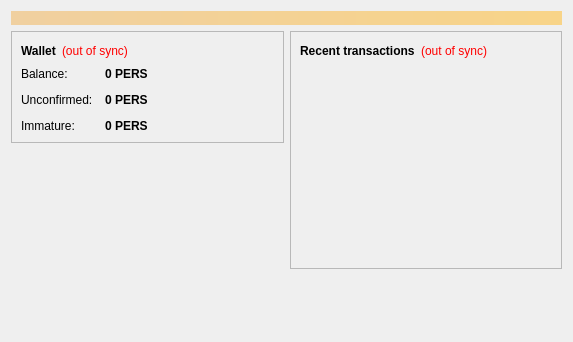
<?xml version="1.0" encoding="UTF-8"?>
<ui version="4.0">
 <class>OverviewPage</class>
 <widget class="QWidget" name="OverviewPage">
  <property name="geometry">
   <rect>
    <x>0</x>
    <y>0</y>
    <width>573</width>
    <height>342</height>
   </rect>
  </property>
  <property name="windowTitle">
   <string>Form</string>
  </property>
  <layout class="QVBoxLayout" name="topLayout">
   <item>
    <widget class="QLabel" name="labelAlerts">
     <property name="visible">
      <bool>false</bool>
     </property>
     <property name="styleSheet">
      <string notr="true">background-color: qlineargradient(x1: 0, y1: 0, x2: 1, y2: 0, stop:0 #F0D0A0, stop:1 #F8D488); color:#000000;</string>
     </property>
     <property name="wordWrap">
      <bool>true</bool>
     </property>
     <property name="margin">
      <number>3</number>
     </property>
    </widget>
   </item>
   <item>
    <layout class="QHBoxLayout" name="horizontalLayout" stretch="1,1">
     <item>
      <layout class="QVBoxLayout" name="verticalLayout_2">
       <item>
        <widget class="QFrame" name="frame">
         <property name="frameShape">
          <enum>QFrame::StyledPanel</enum>
         </property>
         <property name="frameShadow">
          <enum>QFrame::Raised</enum>
         </property>
         <layout class="QVBoxLayout" name="verticalLayout_4">
          <item>
           <layout class="QHBoxLayout" name="horizontalLayout_4">
            <item>
             <widget class="QLabel" name="label_5">
              <property name="font">
               <font>
                <weight>75</weight>
                <bold>true</bold>
               </font>
              </property>
              <property name="text">
               <string>Wallet</string>
              </property>
             </widget>
            </item>
            <item>
             <widget class="QLabel" name="labelWalletStatus">
              <property name="toolTip">
               <string>The displayed information may be out of date. Your wallet automatically synchronizes with the Peersend network after a connection is established, but this process has not completed yet.</string>
              </property>
              <property name="styleSheet">
               <string notr="true">QLabel { color: red; }</string>
              </property>
              <property name="text">
               <string notr="true">(out of sync)</string>
              </property>
              <property name="alignment">
               <set>Qt::AlignLeading|Qt::AlignLeft|Qt::AlignVCenter</set>
              </property>
             </widget>
            </item>
            <item>
             <spacer name="horizontalSpacer_2">
              <property name="orientation">
               <enum>Qt::Horizontal</enum>
              </property>
              <property name="sizeHint" stdset="0">
               <size>
                <width>40</width>
                <height>20</height>
               </size>
              </property>
             </spacer>
            </item>
           </layout>
          </item>
          <item>
           <layout class="QFormLayout" name="formLayout_2">
            <property name="fieldGrowthPolicy">
             <enum>QFormLayout::AllNonFixedFieldsGrow</enum>
            </property>
            <property name="horizontalSpacing">
             <number>12</number>
            </property>
            <property name="verticalSpacing">
             <number>12</number>
            </property>
            <item row="0" column="0">
             <widget class="QLabel" name="label">
              <property name="text">
               <string>Balance:</string>
              </property>
             </widget>
            </item>
            <item row="0" column="1">
             <widget class="QLabel" name="labelBalance">
              <property name="font">
               <font>
                <weight>75</weight>
                <bold>true</bold>
               </font>
              </property>
              <property name="cursor">
               <cursorShape>IBeamCursor</cursorShape>
              </property>
              <property name="toolTip">
               <string>Your current balance</string>
              </property>
              <property name="text">
               <string notr="true">0 PERS</string>
              </property>
              <property name="textInteractionFlags">
               <set>Qt::LinksAccessibleByMouse|Qt::TextSelectableByKeyboard|Qt::TextSelectableByMouse</set>
              </property>
             </widget>
            </item>
            <item row="1" column="0">
             <widget class="QLabel" name="label_3">
              <property name="text">
               <string>Unconfirmed:</string>
              </property>
             </widget>
            </item>
            <item row="1" column="1">
             <widget class="QLabel" name="labelUnconfirmed">
              <property name="font">
               <font>
                <weight>75</weight>
                <bold>true</bold>
               </font>
              </property>
              <property name="cursor">
               <cursorShape>IBeamCursor</cursorShape>
              </property>
              <property name="toolTip">
               <string>Total of transactions that have yet to be confirmed, and do not yet count toward the current balance</string>
              </property>
              <property name="text">
               <string notr="true">0 PERS</string>
              </property>
              <property name="textInteractionFlags">
               <set>Qt::LinksAccessibleByMouse|Qt::TextSelectableByKeyboard|Qt::TextSelectableByMouse</set>
              </property>
             </widget>
            </item>
            <item row="2" column="0">
             <widget class="QLabel" name="labelImmatureText">
              <property name="text">
               <string>Immature:</string>
              </property>
             </widget>
            </item>
            <item row="2" column="1">
             <widget class="QLabel" name="labelImmature">
              <property name="font">
               <font>
                <weight>75</weight>
                <bold>true</bold>
               </font>
              </property>
              <property name="toolTip">
               <string>Mined balance that has not yet matured</string>
              </property>
              <property name="text">
               <string notr="true">0 PERS</string>
              </property>
              <property name="textInteractionFlags">
               <set>Qt::LinksAccessibleByMouse|Qt::TextSelectableByKeyboard|Qt::TextSelectableByMouse</set>
              </property>
             </widget>
            </item>
           </layout>
          </item>
         </layout>
        </widget>
       </item>
       <item>
        <spacer name="verticalSpacer">
         <property name="orientation">
          <enum>Qt::Vertical</enum>
         </property>
         <property name="sizeHint" stdset="0">
          <size>
           <width>20</width>
           <height>40</height>
          </size>
         </property>
        </spacer>
       </item>
      </layout>
     </item>
     <item>
      <layout class="QVBoxLayout" name="verticalLayout_3">
       <item>
        <widget class="QFrame" name="frame_2">
         <property name="frameShape">
          <enum>QFrame::StyledPanel</enum>
         </property>
         <property name="frameShadow">
          <enum>QFrame::Raised</enum>
         </property>
         <layout class="QVBoxLayout" name="verticalLayout">
          <item>
           <layout class="QHBoxLayout" name="horizontalLayout_2">
            <item>
             <widget class="QLabel" name="label_4">
              <property name="text">
               <string>&lt;b&gt;Recent transactions&lt;/b&gt;</string>
              </property>
             </widget>
            </item>
            <item>
             <widget class="QLabel" name="labelTransactionsStatus">
              <property name="toolTip">
               <string>The displayed information may be out of date. Your wallet automatically synchronizes with the Peersend network after a connection is established, but this process has not completed yet.</string>
              </property>
              <property name="styleSheet">
               <string notr="true">QLabel { color: red; }</string>
              </property>
              <property name="text">
               <string notr="true">(out of sync)</string>
              </property>
              <property name="alignment">
               <set>Qt::AlignRight|Qt::AlignTrailing|Qt::AlignVCenter</set>
              </property>
             </widget>
            </item>
            <item>
             <spacer name="horizontalSpacer">
              <property name="orientation">
               <enum>Qt::Horizontal</enum>
              </property>
              <property name="sizeHint" stdset="0">
               <size>
                <width>40</width>
                <height>20</height>
               </size>
              </property>
             </spacer>
            </item>
           </layout>
          </item>
          <item>
           <widget class="QListView" name="listTransactions">
            <property name="styleSheet">
             <string notr="true">QListView { background: transparent; }</string>
            </property>
            <property name="frameShape">
             <enum>QFrame::NoFrame</enum>
            </property>
            <property name="verticalScrollBarPolicy">
             <enum>Qt::ScrollBarAlwaysOff</enum>
            </property>
            <property name="horizontalScrollBarPolicy">
             <enum>Qt::ScrollBarAlwaysOff</enum>
            </property>
            <property name="selectionMode">
             <enum>QAbstractItemView::NoSelection</enum>
            </property>
           </widget>
          </item>
         </layout>
        </widget>
       </item>
       <item>
        <spacer name="verticalSpacer_2">
         <property name="orientation">
          <enum>Qt::Vertical</enum>
         </property>
         <property name="sizeHint" stdset="0">
          <size>
           <width>20</width>
           <height>40</height>
          </size>
         </property>
        </spacer>
       </item>
      </layout>
     </item>
    </layout>
   </item>
  </layout>
 </widget>
 <resources/>
 <connections/>
</ui>
